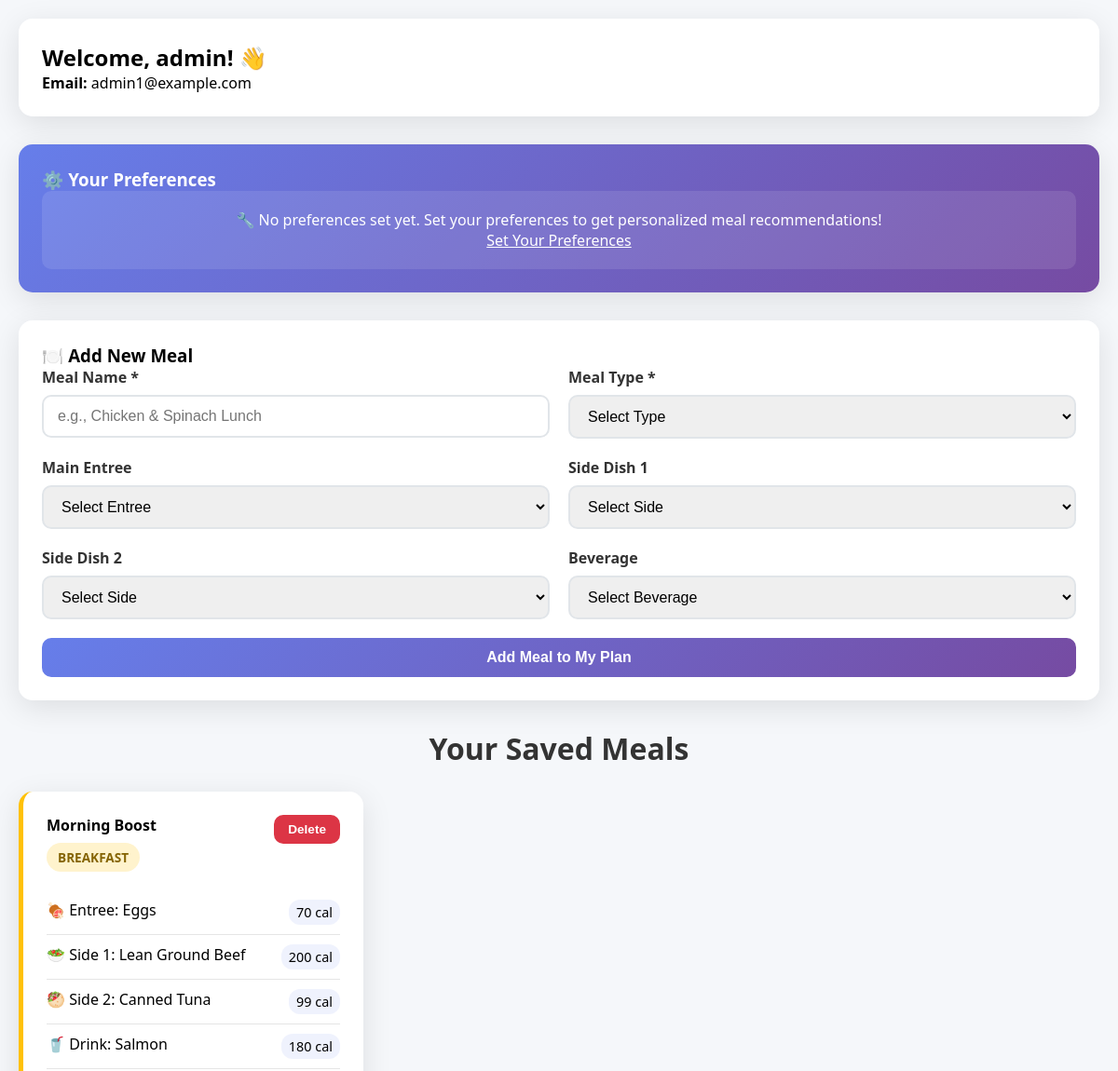
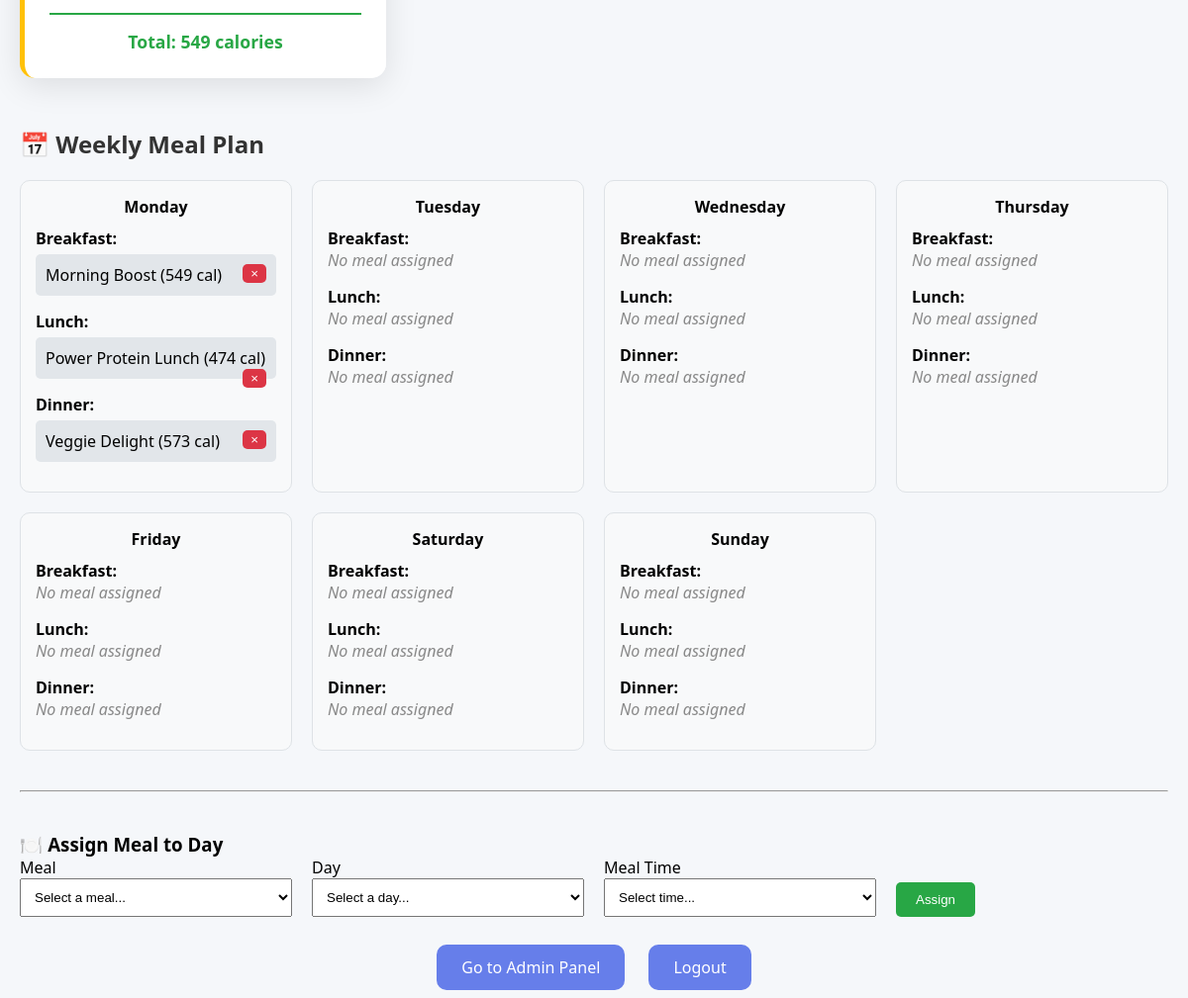
/pages/mealplanner.php (signed in), run on the app's committed database (2 pictures, top to bottom).
### tables this page shows
CREATE TABLE UserMeals ( 
  id INT PRIMARY KEY AUTO_INCREMENT,  

  userID INT NOT NULL,  
  mealName VARCHAR(225),  
  mealType ENUM('breakfast', 'lunch', 'dinner') NOT NULL,  
  planDate DATE,
  created_at DATETIME DEFAULT CURRENT_TIMESTAMP,

  entreeID INT DEFAULT NULL,  
  side1ID INT DEFAULT NULL,  
  side2ID INT DEFAULT NULL,  
  drinkID INT DEFAULT NULL,  

  FOREIGN KEY (userID) REFERENCES Users(userID) ON DELETE CASCADE,  
  FOREIGN KEY (entreeID) REFERENCES Foods(id) ON DELETE SET NULL,  
  FOREIGN KEY (side1ID) REFERENCES Foods(id) ON DELETE SET NULL,  
  FOREIGN KEY (side2ID) REFERENCES Foods(id) ON DELETE SET NULL,  
  FOREIGN KEY (drinkID) REFERENCES Foods(id) ON DELETE SET NULL
);

CREATE TABLE WeeklyPlan (
    id INT PRIMARY KEY AUTO_INCREMENT,
    userID INT NOT NULL,
    meal_id INT NOT NULL,
    day_of_week ENUM('Monday', 'Tuesday', 'Wednesday', 'Thursday', 'Friday', 'Saturday', 'Sunday') NOT NULL,
    meal_type ENUM('breakfast', 'lunch', 'dinner') NOT NULL,
    created_at DATETIME DEFAULT CURRENT_TIMESTAMP,
    
    FOREIGN KEY (userID) REFERENCES Users(userID) ON DELETE CASCADE,
    FOREIGN KEY (meal_id) REFERENCES UserMeals(id) ON DELETE CASCADE,
    
     
    UNIQUE KEY unique_user_day_meal (userID, day_of_week, meal_type),
    
    INDEX idx_user_day (userID, day_of_week),
    INDEX idx_meal_type (meal_type)
);

### database/db.php (called while the page is built, shortened)
<?php
class db {
    private $pdo = null;
    function __construct() {
    try {
        $this->pdo = new PDO (
            "mysql:host=".DB_HOST.";dbname=".DB_NAME.";charset=".DB_CHARSET,
            DB_USER, DB_PASSWORD, [
                PDO::ATTR_ERRMODE => PDO::ERRMODE_EXCEPTION,
                PDO::ATTR_DEFAULT_FETCH_MODE => PDO::FETCH_ASSOC
            ]
        );
    } catch (PDOException $e) {
        echo "ERROR connecting <br>".$e->getMessage();
        return null;
    }
}
    public function selectOne($sql, $params = []) {
    try {
        $this->stmt = $this->pdo->prepare($sql);
        $this->stmt->execute($params);
        return $this->stmt->fetch();
    } catch (PDOException $e) {
        echo "SelectOne Error: " . $e->getMessage();
        return null;
    }
}
      function select ($sql, $data=null) {
          try{
              $this->stmt = $this->pdo->prepare($sql);
              $this->stmt->execute($data);
              return $this->stmt->fetchAll();
          } catch (PDOException $e) {
               echo $sql . "<br>".$e->getMessage();
               return null;
          }
      }
}
$_db = new db();

### pages/mealplanner.php (the view, shortened to what this page needs)
<?php
require_once __DIR__ . '/../database/db.php';
$userID = $_SESSION['userID'];
$userMeals = $_db->select("SELECT um.*, e.name as entree_name, e.calories_per_serving as entree_calories, s1.name as side1_name, s1.calories_per_serving as side1_calories, s2.name as side2_name, s2.calories_per_serving as side2_calories, d.name as drink_name, d.calories_per_serving as drink_calories FROM UserMeals um LEFT JOIN Foods e ON um.entreeID = e.id LEFT JOIN Foods s1 ON um.side1ID = s1.id LEFT JOIN Foods s2 ON um.side2ID = s2.id LEFT JOIN Foods d ON um.drinkID = d.id WHERE um.userID = ? ORDER BY um.mealType, um.mealName", [$userID]);
$userPreferences = $_db->selectOne("SELECT * FROM UserPreferences WHERE userID = ?", [$userID]);
?>
<!DOCTYPE html>
<html lang="en">
<head>
</head>
<body>
<div class="container">
    <div class="card">
        <h2>Welcome, <?= htmlspecialchars($_SESSION['userName']) ?>! 👋</h2>
        <p><strong>Email:</strong> <?= htmlspecialchars($_SESSION['email']) ?></p>
    </div>
    <div class="card preferences-card">
        <h3>⚙️ Your Preferences</h3>
        <?php if ($userPreferences): ?>
            <div class="preferences-grid">
                <div class="preference-item">
                    <div class="preference-icon">🏃‍♂️</div>
                    <h4>Activity Level</h4>
                    <p><?= ucfirst($userPreferences['activity_level'] ?? 'Not set') ?></p>
                </div>
                <div class="preference-item">
                    <div class="preference-icon">🥗</div>
                    <h4>Dietary Style</h4>
                    <p><?= ucfirst($userPreferences['dietaryStyle'] ?? 'None') ?></p>
                </div>
                <div class="preference-item">
                    <div class="preference-icon">🎯</div>
                    <h4>Goal</h4>
                    <p><?= ucfirst($userPreferences['goal'] ?? 'Not set') ?></p>
                </div>
                <div class="preference-item">
                    <div class="preference-icon">🍽️</div>
                    <h4>Meals Per Day</h4>
                    <p><?= $userPreferences['meals_per_day'] ?? 3 ?></p>
                </div>
                <div class="preference-item">
                    <div class="preference-icon">🔥</div>
                    <h4>Daily Calorie Goal</h4>
                    <p><?= number_format($userPreferences['calorie_goal'] ?? 2000) ?></p>
                </div>
                <?php if ($userPreferences['dietary_preference']): ?>
                <div class="preference-item">
                    <div class="preference-icon">🍴</div>
                    <h4>Dietary Preference</h4>
                    <p><?= htmlspecialchars($userPreferences['dietary_preference']) ?></p>
                </div>
                <?php endif; ?>
            </div>
            <?php if ($userPreferences['allergies'] || $userPreferences['dislikes']): ?>
            <div style="margin-top: 20px;">
                <?php if ($userPreferences['allergies']): ?>
                <div style="margin-bottom: 10px;">
                    <strong>🚫 Allergies:</strong> <?= htmlspecialchars($userPreferences['allergies']) ?>
                </div>
                <?php endif; ?>
                <?php if ($userPreferences['dislikes']): ?>
                <div>
                    <strong>❌ Dislikes:</strong> <?= htmlspecialchars($userPreferences['dislikes']) ?>
                </div>
                <?php endif; ?>
            </div>
            <?php endif; ?>
            <div style="text-align: center; margin-top: 20px;">
                <a href="preferences.php" class="btn btn-secondary">Update Preferences</a>
            </div>
        <?php else: ?>
            <div class="no-preferences">
                <p>🔧 No preferences set yet. Set your preferences to get personalized meal recommendations!</p>
                <a href="preferences.php">Set Your Preferences</a>
            </div>
        <?php endif; ?>
    </div>
    <div class="card">
        <h3>🍽️ Add New Meal</h3>
        <form method="POST">
            <div class="form-row">
                <div class="form-group">
                    <label for="mealName">Meal Name *</label>
                    <input type="text" id="mealName" name="mealName" required placeholder="e.g., Chicken & Spinach Lunch">
                </div>
                <div class="form-group">
                    <label for="mealType">Meal Type *</label>
                    <select id="mealType" name="mealType" required>
                        <option value="">Select Type</option>
                    </select>
                </div>
            </div>
            <div class="form-row">
                <div class="form-group">
                    <label for="entreeID">Main Entree</label>
                    <select id="entreeID" name="entreeID">
                        <option value="">Select Entree</option>
                    </select>
                </div>
                <div class="form-group">
                    <label for="side1ID">Side Dish 1</label>
                    <select id="side1ID" name="side1ID">
                        <option value="">Select Side</option>
                    </select>
                </div>
            </div>
            <div class="form-row">
                <div class="form-group">
                    <label for="side2ID">Side Dish 2</label>
                    <select id="side2ID" name="side2ID">
                        <option value="">Select Side</option>
                    </select>
                </div>
                <div class="form-group">
                    <label for="drinkID">Beverage</label>
                    <select id="drinkID" name="drinkID">
                        <option value="">Select Beverage</option>
                    </select>
                </div>
            </div>
            <button type="submit" class="btn btn-primary">Add Meal to My Plan</button>
        </form>
    </div>
    <h2 class="section-title">Your Saved Meals</h2>
    <?php if ($userMeals): ?>
        <div class="meals-grid">
            <?php foreach ($userMeals as $meal): ?>
                <div class="meal-card <?= $meal['mealType'] ?>">
                    <div class="meal-header">
                        <div>
                            <h4><?= htmlspecialchars($meal['mealName']) ?></h4>
                            <span class="meal-type <?= $meal['mealType'] ?>"><?= ucfirst($meal['mealType']) ?></span>
                        </div>
                        <form method="POST" style="display: inline;" onsubmit="return confirm('Are you sure you want to delete this meal?');">
                            <button type="submit" class="btn btn-danger">Delete</button>
                        </form>
                    </div>
                    <div class="meal-items">
                        <?php
                        $totalCalories = 0;
                        $items = [
                            ['name' => $meal['entree_name'], 'calories' => $meal['entree_calories'], 'icon' => '🍖', 'label' => 'Entree'],
                            ['name' => $meal['side1_name'], 'calories' => $meal['side1_calories'], 'icon' => '🥗', 'label' => 'Side 1'],
                            ['name' => $meal['side2_name'], 'calories' => $meal['side2_calories'], 'icon' => '🥙', 'label' => 'Side 2'],
                            ['name' => $meal['drink_name'], 'calories' => $meal['drink_calories'], 'icon' => '🥤', 'label' => 'Drink']
                        ];
                        foreach ($items as $item) {
                            if ($item['name']) {
                                $calories = $item['calories'] ?? 0;
                                $totalCalories += $calories;
                                echo "<div class='meal-item'><span class='meal-item-name'>{$item['icon']} {$item['label']}: " . htmlspecialchars($item['name']) . "</span><span class='meal-item-calories'>{$calories} cal</span></div>";
                            }
                        }
                        ?>
                        <div class="total-calories">Total: <?= $totalCalories ?> calories</div>
                    </div>
                </div>
            <?php endforeach; ?>
        </div>
    <?php else: ?>
        <div class="no-meals"><p>🍽️ No meals saved yet. Add your first meal above!</p></div>
    <?php endif; ?>
</div>
</body>
</html>
<?php
$userMeals = $_db->select("SELECT * FROM UserMeals WHERE userID = ? ORDER BY mealType, mealName", [$userID]);
$weeklyPlan = $_db->select("
    SELECT wp.*, um.mealName, um.mealType as original_meal_type,
           e.name as entree_name, e.calories_per_serving as entree_calories,
           s1.name as side1_name, s1.calories_per_serving as side1_calories,
           s2.name as side2_name, s2.calories_per_serving as side2_calories,
           d.name as drink_name, d.calories_per_serving as drink_calories
    FROM WeeklyPlan wp
    JOIN UserMeals um ON wp.meal_id = um.id
    LEFT JOIN Foods e ON um.entreeID = e.id
    LEFT JOIN Foods s1 ON um.side1ID = s1.id
    LEFT JOIN Foods s2 ON um.side2ID = s2.id
    LEFT JOIN Foods d ON um.drinkID = d.id
    WHERE wp.userID = ?
    ORDER BY wp.day_of_week, wp.meal_type
", [$userID]);
$plan = [];
$days = ['Monday', 'Tuesday', 'Wednesday', 'Thursday', 'Friday', 'Saturday', 'Sunday'];
$mealTypes = ['breakfast', 'lunch', 'dinner'];
foreach ($days as $day) {
    $plan[$day] = [];
    foreach ($mealTypes as $type) {
        $plan[$day][$type] = null;
    }
}
foreach ($weeklyPlan as $item) {
    $plan[$item['day_of_week']][$item['meal_type']] = $item;
}
?>
<div style="margin-top: 50px;">
    <h2 style="color: #333; margin-bottom: 20px;">📅 Weekly Meal Plan</h2>
    <div style="display: grid; grid-template-columns: repeat(auto-fit, minmax(250px, 1fr)); gap: 20px;">
        <?php foreach ($days as $day): ?>
            <div style="background: #f8f9fa; border: 1px solid #dee2e6; border-radius: 10px; padding: 15px;">
                <h4 style="text-align: center; margin-bottom: 10px;"><?= $day ?></h4>
                <?php foreach ($mealTypes as $mealType): ?>
                    <div style="margin-bottom: 15px;">
                        <strong><?= ucfirst($mealType) ?>:</strong><br>
                        <?php if ($plan[$day][$mealType]): ?>
                            <?php
                            $meal = $plan[$day][$mealType];
                            $calories = ($meal['entree_calories'] ?? 0) + ($meal['side1_calories'] ?? 0) +
                                       ($meal['side2_calories'] ?? 0) + ($meal['drink_calories'] ?? 0);
                            ?>
                            <div style="padding: 10px; background: #e2e6ea; border-radius: 5px; margin-top: 5px;">
                                <?= htmlspecialchars($meal['mealName']) ?> (<?= $calories ?> cal)
                                <form method="POST" style="display:inline;">
                                    <button type="submit" style="float:right; background:#dc3545; color:#fff; border:none; padding: 2px 8px; border-radius:5px;" onclick="return confirm('Remove this meal?')">×</button>
                                </form>
                            </div>
                        <?php else: ?>
                            <em style="color:#888;">No meal assigned</em>
                        <?php endif; ?>
                    </div>
                <?php endforeach; ?>
            </div>
        <?php endforeach; ?>
    </div>
    <hr style="margin: 40px 0;">
    <h3>🍽️ Assign Meal to Day</h3>
    <?php if ($userMeals): ?>
        <form method="POST" style="display:grid; grid-template-columns: repeat(auto-fit, minmax(200px, 1fr)); gap: 20px; align-items: end;">
            <div>
                <label>Meal</label>
                <select name="mealID" required style="width:100%; padding:10px;">
                    <option value="">Select a meal...</option>
                </select>
            </div>
            <div>
                <label>Day</label>
                <select name="day" required style="width:100%; padding:10px;">
                    <option value="">Select a day...</option>
                </select>
            </div>
            <div>
                <label>Meal Time</label>
                <select name="mealType" required style="width:100%; padding:10px;">
                    <option value="">Select time...</option>
                </select>
            </div>
            <div>
                <button type="submit" style="padding:10px 20px; background:#28a745; color:white; border:none; border-radius:5px;">Assign</button>
            </div>
        </form>
    <?php else: ?>
        <p>No meals found. <a href="mealPlanner.php">Create some meals</a> first.</p>
    <?php endif; ?>
</div>
 <div class="admin-link">
        <?php if ($_SESSION['role'] === 'admin'): ?>
            <a href="<?= BASE_URL ?>admin/dashboard.php">Go to Admin Panel</a>
        <?php endif; ?>
        <a href="logout.php">Logout</a>
    </div>

### data on the page
usermeals: mealName "Morning Boost", mealType "BREAKFAST", icon "🍖", label "Entree", name "Eggs", calories "70", icon "🥗", label "Side 1", name "Lean Ground Beef", calories "200", icon "🥙", label "Side 2", name "Canned Tuna", calories "99", icon "🥤", label "Drink", name "Salmon", calories "180", totalCalories "549"
weeklyplan: mealType "Breakfast", meal.mealName "Morning Boost", calories "549"
weeklyplan: mealType "Lunch", meal.mealName "Power Protein Lunch", calories "474"
weeklyplan: mealType "Dinner", meal.mealName "Veggie Delight", calories "573"

### other printed values
$_SESSION['userName'] "admin"
$_SESSION['email'] "admin1@example.com"
$day "Monday"
$day "Tuesday"
$mealType "Breakfast"
$mealType "Lunch"
$mealType "Dinner"
$day "Wednesday"
$day "Thursday"
$day "Friday"
$day "Saturday"
$day "Sunday"
